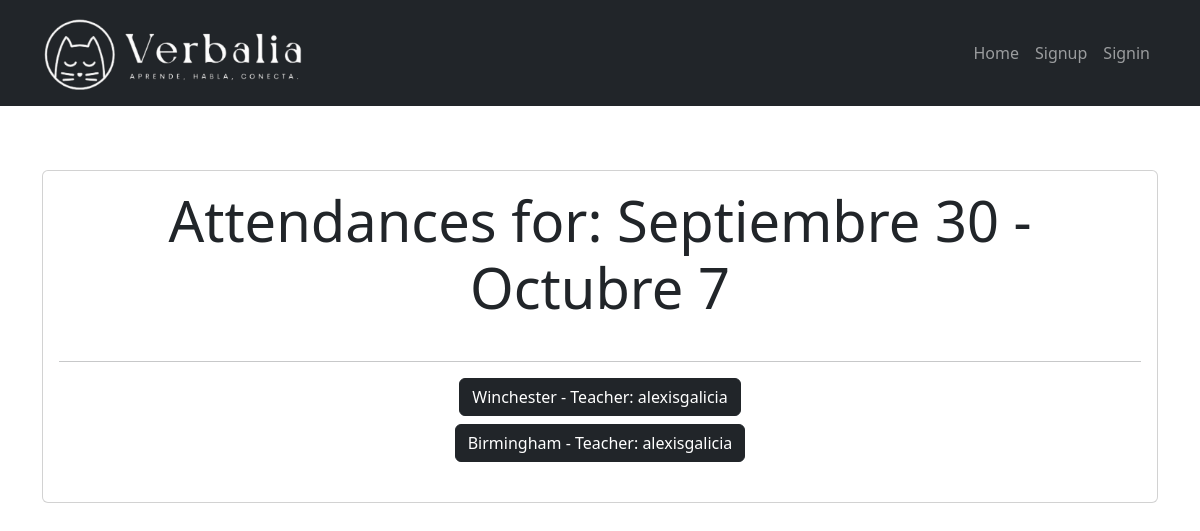
Before: /attendances_for_week/Septiembre 30 - Octubre 7/ with the older database file.
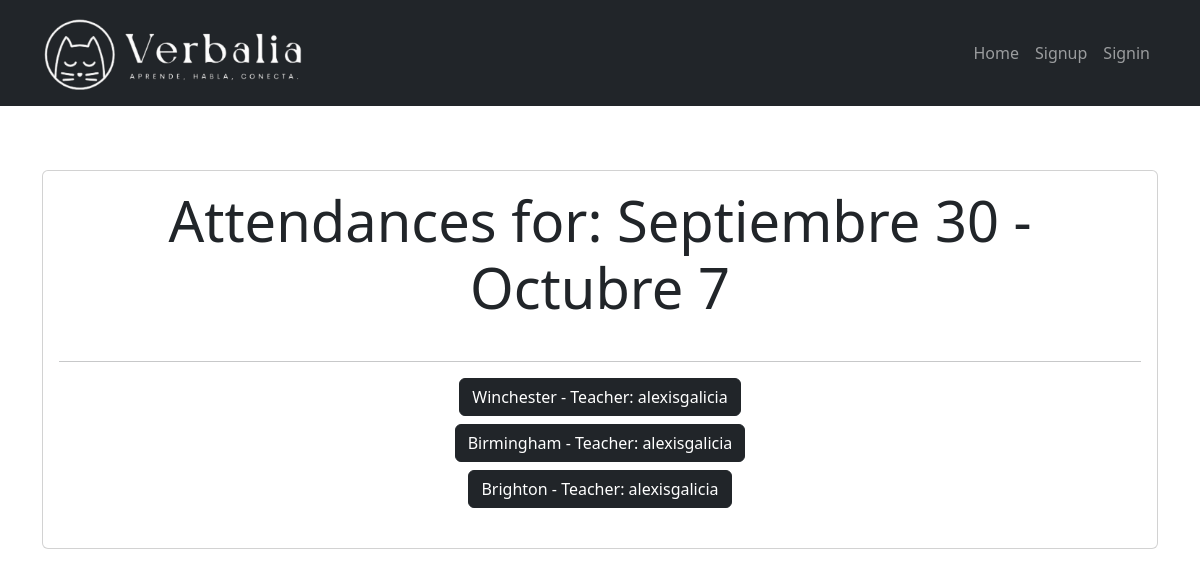
After: the same page with the newer database file.
### boletas/models.py (models this page shows, shortened)
class Attendance(models.Model):
    semana = models.CharField(max_length=60)
    creation_date = models.DateTimeField(auto_now_add=True)
    group = models.ForeignKey(Group, on_delete=models.CASCADE, null=True, blank=True)
    user = models.ForeignKey(User, on_delete=models.SET_NULL, null=True, blank=True, editable=False)
    last_modified_date = models.DateTimeField(auto_now=True)
    is_submitted = models.BooleanField(default=False)
    week_number = models.PositiveIntegerField(null=True, blank=True)
    week_start = models.DateField(null=True)
    week_end = models.DateField(null=True)
    student_data = models.JSONField(blank=True, null=True)
    creation_week = models.CharField(max_length=50, null=True)

class Group(models.Model):
    name = models.CharField(max_length=50)
    level = models.CharField(max_length=50)
    schedule = models.CharField(max_length=50)
    user = models.ForeignKey(User, on_delete=models.SET_NULL, null=True, blank=True, editable=True)

### boletas/views.py (the view)
# urls.py: path('attendances_for_week/<str:week>/', views.attendances_for_week, name='attendances_for_week'),
def attendances_for_week(request, week):
    weekly_attendances = Attendance.objects.filter(creation_week=week)
    return render(request, 'attendances_for_week.html', {
        'weekly_attendances': weekly_attendances,
        'week': week
    })

### boletas/context_processors.py (called while the page is built)
def assignment_check(request):
    if request.user.is_authenticated:
        todos_los_grupos = Group.objects.filter(user=request.user)
        todos_completados = all([group.has_assignment_this_week() for group in todos_los_grupos])
    else:
        todos_completados = False
    return {'todos_completados':todos_completados}

def plan_check(request):
    if request.user.is_authenticated:
        todos_los_grupos = Group.objects.filter(user=request.user)
        plans_completados = all([group.has_plan_this_week() for group in todos_los_grupos])
    else:
        plans_completados = False
    return {'plans_completados':plans_completados}

def performance_check(request):
    if request.user.is_authenticated:
        todos_los_grupos = Group.objects.filter(user=request.user)
        performances_completados = all([group.has_performance_this_week() for group in todos_los_grupos])
    else:
        performances_completados = False
    return {'performances_completados':performances_completados}

### boletas/templates/attendances_for_week.html
{% extends 'base.html' %}
{% block content %}
<main class="container py-5">
    <section class="card card-body">
        <h1 class="display-4 text-center mb-4">Attendances for: {{ week }}</h1>
        <hr>
        <ul class="list-unstyled text-center">
            {% for attendance in weekly_attendances %}
                <li class="mb-2">
                    <a href="{% url 'attendance_detail' attendance.id %}" class="btn btn-dark">
                        {{ attendance.group.name }} - Teacher: {{ attendance.user }}
                    </a>
                </li>
            {% endfor %}
        </ul>
    </section>
</main>
{% endblock %}

Changed rows visible on the page:
added Attendance: group.name "Brighton", user "alexisgalicia"
